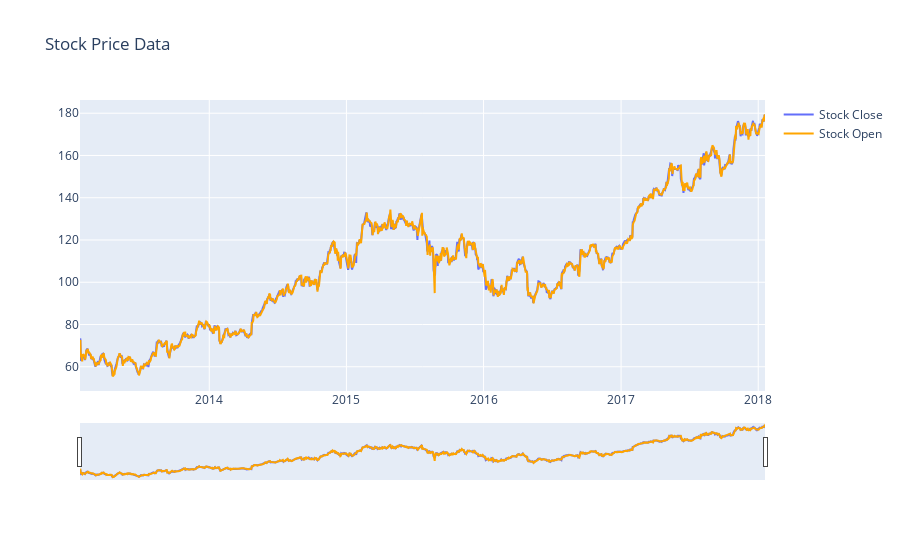

Source (notebook cell):
### Code cell
layout=dict(title='Stock Price Data',
           xaxis=dict(rangeslider=dict(visible=True),
                     type='date'))
fig=dict(data=data,
        layout=layout)
offline.iplot(fig)

### Figure 1 — Plotly figure (JSON) as saved in the notebook; plotly's stock layout.template omitted (floating-point values rounded to 4 significant figures; data arrays with more than 128 entries replaced by an {"elided": "..."} marker saying what was removed)
{"data": [{"name": "Stock Close", "type": "scatter", "x": {"elided": "1259 str values"}, "y": {"elided": "1259 float values"}}, {"line": {"color": "orange"}, "name": "Stock Open", "type": "scatter", "x": {"elided": "1259 str values"}, "y": {"elided": "1259 float values"}}], "layout": {"title": {"text": "Stock Price Data"}, "xaxis": {"rangeslider": {"visible": true}, "type": "date"}}}
